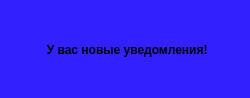
<?xml version="1.0" encoding="UTF-8"?>
<ui version="4.0">
 <class>uvedomlenie</class>
 <widget class="QDialog" name="uvedomlenie">
  <property name="geometry">
   <rect>
    <x>0</x>
    <y>0</y>
    <width>250</width>
    <height>98</height>
   </rect>
  </property>
  <property name="windowTitle">
   <string>Dialog</string>
  </property>
  <property name="styleSheet">
   <string notr="true">     background:  rgb(50, 32, 255);</string>
  </property>
  <widget class="QPushButton" name="pushButton_ok">
   <property name="geometry">
    <rect>
     <x>0</x>
     <y>-1</y>
     <width>251</width>
     <height>101</height>
    </rect>
   </property>
   <property name="font">
    <font>
     <weight>75</weight>
     <italic>false</italic>
     <bold>true</bold>
    </font>
   </property>
   <property name="styleSheet">
    <string notr="true">QPushButton
 {
     border-radius:15px;
     border: 5px solid rgb(50, 32, 255);
     background: qlineargradient(x1: 0, y1: 0, x2: 0, y2: 1,
                                 stop: 0 #E1E1E1, stop: 0.4 #DDDDDD,
                                 stop: 0.5 #D8D8D8, stop: 1.0 #D3D3D3);
font:bold;
     }
     QPushButton:hover
     {
	
	background-color: qlineargradient(spread:pad, x1:1, y1:1, x2:1, y2:0, stop:0.482955 rgba(39, 74, 157, 255), stop:1 rgba(126, 154, 255, 255));
color:white;
	 }</string>
   </property>
   <property name="text">
    <string> У вас новые уведомления!</string>
   </property>
   <property name="icon">
    <iconset resource="resourses.qrc">
     <normaloff>:/img/img/not.png</normaloff>:/img/img/not.png</iconset>
   </property>
   <property name="iconSize">
    <size>
     <width>45</width>
     <height>45</height>
    </size>
   </property>
  </widget>
 </widget>
 <resources>
  <include location="resourses.qrc"/>
 </resources>
 <connections/>
</ui>
